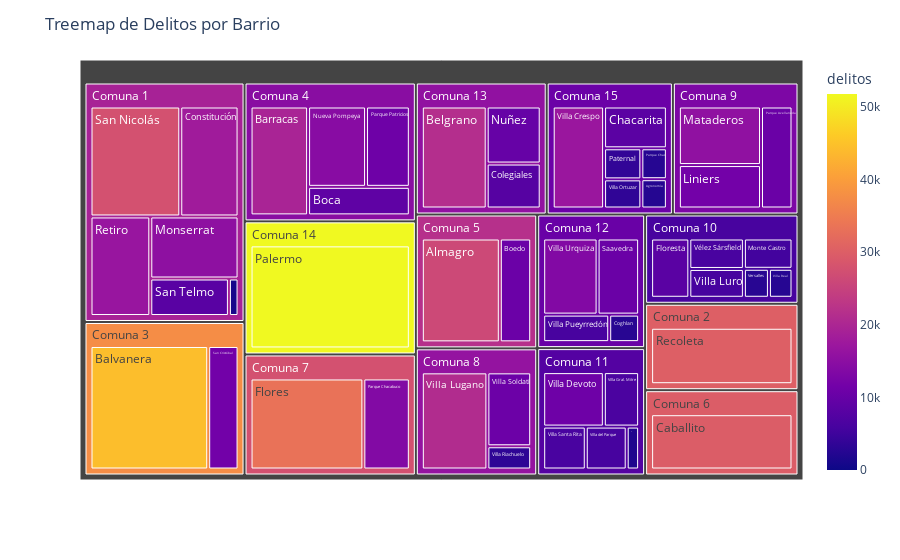

Source (notebook cell):
### Markdown cell above
## Analisis por Barrios y Comunas
Se generó una visualización usando las cantidades de delitos por Comuna y Barrios.

### Code cell
fig = px.treemap(df.groupby(['barrio', 'id_comuna']).count()[['delitos']].reset_index(), 
                 path=['id_comuna', 'barrio'],  # Columna para el treemap
                 values='delitos',  # Valores para el tamaño de los rectángulos
                 color='delitos',  # Color basado en la cantidad de delitos
                 hover_data=['id_comuna', 'delitos'])  # Datos adicionales al pasar el cursor

fig.update_layout(title='Treemap de Delitos por Barrio')
fig.show()

### Figure 1 — Plotly figure (JSON) as saved in the notebook; plotly's stock layout.template omitted (floating-point values rounded to 4 significant figures; data arrays with more than 128 entries replaced by an {"elided": "..."} marker saying what was removed)
{"data": [{"branchvalues": "total", "customdata": {"elided": "68x3 mixed values"}, "domain": {"x": [0, 1], "y": [0, 1]}, "hovertemplate": "labels=%{label}<br>delitos_sum=%{value}<br>parent=%{parent}<br>id=%{id}<br>id_comuna=%{customdata[0]}<br>delitos=%{color}<extra></extra>", "ids": ["Comuna 15/Agronomía", "Comuna 5/Almagro", "Comuna 3/Balvanera", "Comuna 4/Barracas", "Comuna 13/Belgrano", "Comuna 4/Boca", "Comuna 5/Boedo", "Comuna 6/Boedo", "Comuna 6/Caballito", "Comuna 15/Chacarita", "Comuna 12/Coghlan", "Comuna 13/Colegiales", "Comuna 1/Constitución", "Comuna 7/Flores", "Comuna 10/Floresta", "Comuna 9/Liniers", "Comuna 9/Mataderos", "Comuna 1/Monserrat", "Comuna 10/Monte Castro", "Comuna 4/Nueva Pompeya", "Comuna 5/Nueva Pompeya", "Comuna 4/Nueva pompeya", "Comuna 13/Nuñez", "Comuna 14/Palermo", "Comuna 9/Parque Avellaneda", "Comuna 7/Parque Chacabuco", "Comuna 15/Parque Chas", "Comuna 4/Parque Patricios", "Comuna 15/Paternal", "Comuna 1/Puerto Madero", "Comuna 2/Recoleta", "Comuna 1/Retiro", "Comuna 12/Saavedra", "Comuna 3/San Cristóbal", "Comuna 1/San Nicolás", "Comuna 1/San Telmo", "Comuna 10/Versalles", "Comuna 15/Villa Crespo", "Comuna 11/Villa Del Parque", "Comuna 15/Villa Del Parque", "Comuna 11/Villa Devoto", "Comuna 11/Villa Gral. Mitre", "Comuna 8/Villa Lugano", "Comuna 10/Villa Luro", "Comuna 15/Villa Ortuzar", "Comuna 12/Villa Pueyrredón", "Comuna 10/Villa Real", "Comuna 8/Villa Riachuelo", "Comuna 11/Villa Santa Rita", "Comuna 8/Villa Soldati", "Comuna 12/Villa Urquiza", "Comuna 11/Villa del Parque", "Comuna 10/Vélez Sársfield", "Comuna 1", "Comuna 10", "Comuna 11", "Comuna 12", "Comuna 13", "Comuna 14", "Comuna 15", "Comuna 2", "Comuna 3", "Comuna 4", "Comuna 5", "Comuna 6", "Comuna 7", "Comuna 8", "Comuna 9"], "labels": ["Agronomía", "Almagro", "Balvanera", "Barracas", "Belgrano", "Boca", "Boedo", "Boedo", "Caballito", "Chacarita", "Coghlan", "Colegiales", "Constitución", "Flores", "Floresta", "Liniers", "Mataderos", "Monserrat", "Monte Castro", "Nueva Pompeya", "Nueva Pompeya", "Nueva pompeya", "Nuñez", "Palermo", "Parque Avellaneda", "Parque Chacabuco", "Parque Chas", "Parque Patricios", "Paternal", "Puerto Madero", "Recoleta", "Retiro", "Saavedra", "San Cristóbal", "San Nicolás", "San Telmo", "Versalles", "Villa Crespo", "Villa Del Parque", "Villa Del Parque", "Villa Devoto", "Villa Gral. Mitre", "Villa Lugano", "Villa Luro", "Villa Ortuzar", "Villa Pueyrredón", "Villa Real", "Villa Riachuelo", "Villa Santa Rita", "Villa Soldati", "Villa Urquiza", "Villa del Parque", "Vélez Sársfield", "Comuna 1", "Comuna 10", "Comuna 11", "Comuna 12", "Comuna 13", "Comuna 14", "Comuna 15", "Comuna 2", "Comuna 3", "Comuna 4", "Comuna 5", "Comuna 6", "Comuna 7", "Comuna 8", "Comuna 9"], "marker": {"coloraxis": "coloraxis", "colors": [2427, 26300, 44342, 19507, 21401, 9040, 10582, 1, 29708, 8526, 2709, 7857, 17991, 33334, 8400, 11592, 15620, 15366, 5460, 14500, 1, 2, 9968, 51758, 10437, 13739, 2562, 10956, 3758, 1015, 30100, 16699, 10414, 11442, 27695, 8270, 2690, 17013, 1779, 1, 11036, 6419, 20997, 5834, 3527, 5981, 2535, 3357, 6104, 10682, 13635, 5871, 6169, 19250.0, 5987.0, 7622.0, 10310.0, 15780.0, 51758, 10610.0, 30100, 37590.0, 14680.0, 21790.0, 29710.0, 27610.0, 16160.0, 12940.0]}, "name": "", "parents": ["Comuna 15", "Comuna 5", "Comuna 3", "Comuna 4", "Comuna 13", "Comuna 4", "Comuna 5", "Comuna 6", "Comuna 6", "Comuna 15", "Comuna 12", "Comuna 13", "Comuna 1", "Comuna 7", "Comuna 10", "Comuna 9", "Comuna 9", "Comuna 1", "Comuna 10", "Comuna 4", "Comuna 5", "Comuna 4", "Comuna 13", "Comuna 14", "Comuna 9", "Comuna 7", "Comuna 15", "Comuna 4", "Comuna 15", "Comuna 1", "Comuna 2", "Comuna 1", "Comuna 12", "Comuna 3", "Comuna 1", "Comuna 1", "Comuna 10", "Comuna 15", "Comuna 11", "Comuna 15", "Comuna 11", "Comuna 11", "Comuna 8", "Comuna 10", "Comuna 15", "Comuna 12", "Comuna 10", "Comuna 8", "Comuna 11", "Comuna 8", "Comuna 12", "Comuna 11", "Comuna 10", "", "", "", "", "", "", "", "", "", "", "", "", "", "", ""], "type": "treemap", "values": [2427, 26300, 44342, 19507, 21401, 9040, 10582, 1, 29708, 8526, 2709, 7857, 17991, 33334, 8400, 11592, 15620, 15366, 5460, 14500, 1, 2, 9968, 51758, 10437, 13739, 2562, 10956, 3758, 1015, 30100, 16699, 10414, 11442, 27695, 8270, 2690, 17013, 1779, 1, 11036, 6419, 20997, 5834, 3527, 5981, 2535, 3357, 6104, 10682, 13635, 5871, 6169, 87036, 31088, 31209, 32739, 39226, 51758, 37814, 30100, 55784, 54005, 36883, 29709, 47073, 35036, 37649]}], "layout": {"coloraxis": {"colorbar": {"title": {"text": "delitos"}}, "colorscale": [[0, "#0d0887"], [0.1111, "#46039f"], [0.2222, "#7201a8"], [0.3333, "#9c179e"], [0.4444, "#bd3786"], [0.5556, "#d8576b"], [0.6667, "#ed7953"], [0.7778, "#fb9f3a"], [0.8889, "#fdca26"], [1, "#f0f921"]]}, "legend": {"tracegroupgap": 0}, "margin": {"t": 60}, "title": {"text": "Treemap de Delitos por Barrio"}}}
